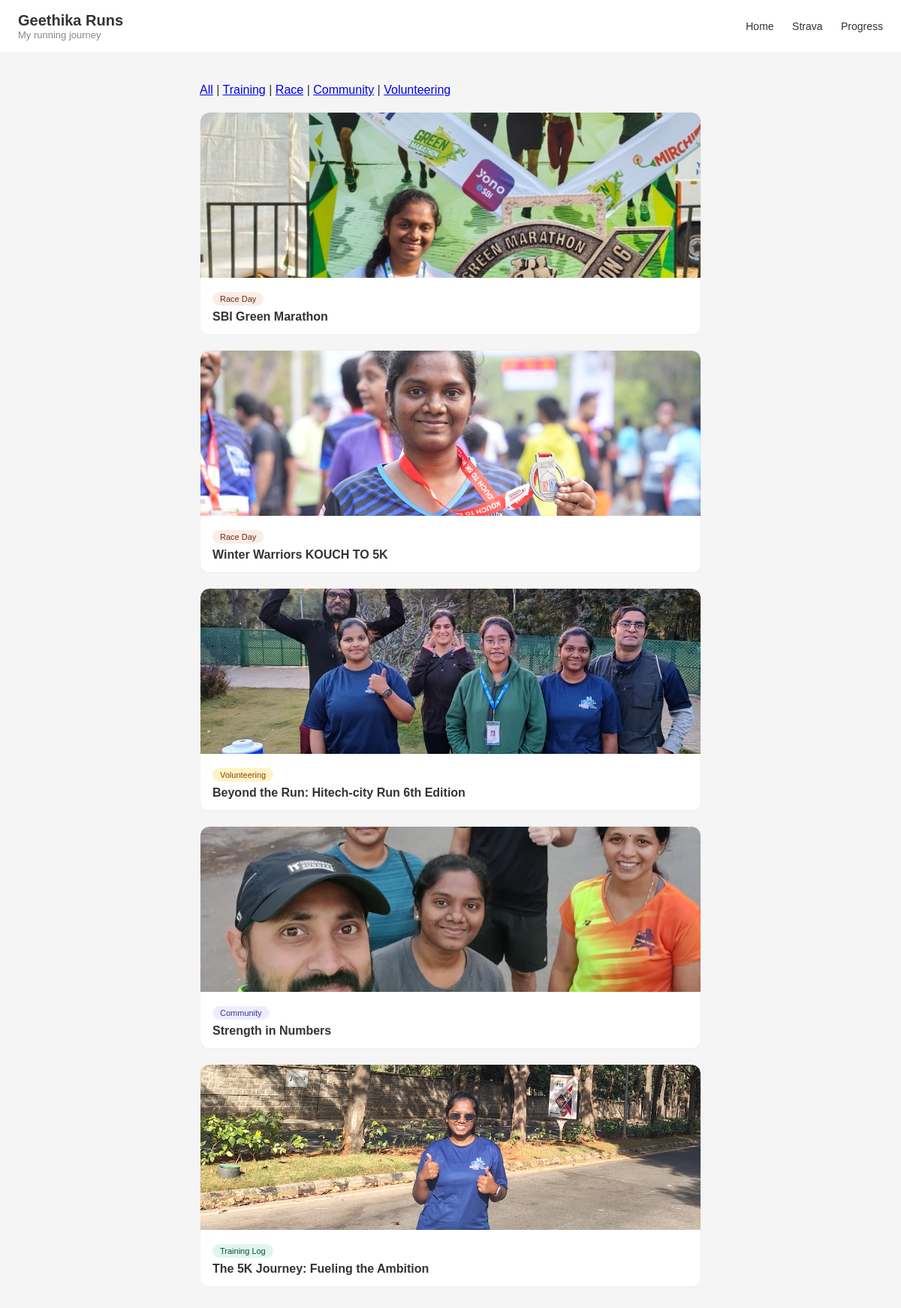
The page / on the database its author committed.
### posts/models.py (models this page shows, shortened)
class Post(models.Model):
    CATEGORY_CHOICES = [
        ('training', 'Training Log'),
        ('race', 'Race Day'),
        ('community', 'Community'),
        ('volunteering', 'Volunteering'),
    ]
    title = models.CharField(max_length=200)
    story = models.TextField()
    distance = models.FloatField()
    photo = models.ImageField(upload_to='photos/', blank=True, null=True)
    date = models.DateField()
    category = models.CharField(max_length=20, choices=CATEGORY_CHOICES, default='training')
    bib_number = models.CharField(max_length=20, blank=True, null=True)
    finish_time = models.CharField(max_length=20, blank=True, null=True)
    volunteer_event = models.CharField(max_length=200, blank=True, null=True)
    volunteer_role = models.CharField(max_length=100, blank=True, null=True)

### posts/views.py (the view)
# urls.py: path('', views.home, name='home'),
def home(request):
    category = request.GET.get('category')
    if category:
        posts = Post.objects.filter(category=category).order_by('-date')
    else:
        posts = Post.objects.all().order_by('-date')
    return render(request, 'posts/home.html', {
        'posts': posts,
        'category': category
    })

### posts/templates/posts/home.html
{% extends 'posts/base.html' %}
{% block content %}
<div style="margin-bottom: 20px;">
    <a href="/">All</a> |
    <a href="/?category=training">Training</a> |
    <a href="/?category=race">Race</a> |
    <a href="/?category=community">Community</a> |
    <a href="/?category=volunteering">Volunteering</a>
</div>
{% for post in posts %}
<div class="post-card" style="padding:0; overflow:hidden;">
    <a href="{% url 'post_detail' post.pk %}" style="text-decoration:none; color:#333;">
        {% if post.photo %}
            <img src="{{ post.photo.url }}"
                 alt="{{ post.title }}"
                 class="{% if post.category == 'training' or post.category == 'race' %}img-top{% else %}img-center{% endif %}">
        {% else %}
            <div class="no-image">No photo</div>
        {% endif %}
        <div style="padding:14px 16px;">
            <span class="badge badge-{{ post.category }}">
                {{ post.get_category_display }}
            </span>
            <h2 style="font-size:16px; margin-top:6px;">
                {{ post.title }}
            </h2>
        </div>
    </a>
</div>
{% endfor %}
{% endblock %}

### posts/templates/posts/base.html (shortened to what this page needs)
<!DOCTYPE html>
<html>
<head>
</head>
<body>
    <div class="navbar">
        <div>
            <h1>Geethika Runs</h1>
            <p>My running journey</p>
        </div>
        <div class="nav-links">
            <a href="{% url 'home' %}">Home</a>
            <a href="{% url 'strava_runs' %}">Strava</a>
            <a href="{% url 'progress' %}">Progress</a>
        </div>
    </div>
    <div class="container">
        {% block content %}
        {% endblock %}
    </div>
</body>
</html>

### posts/templates/posts/base.html (style rules this page uses)
* { margin: 0; padding: 0; box-sizing: border-box; }
body { font-family: sans-serif; background: #f5f5f5; color: #333; }
.navbar { background: white; padding: 16px 24px; border-bottom: 1px solid #eee; display: flex; justify-content: space-between; align-items: center; }
.navbar h1 { font-size: 20px; font-weight: 600; }
.navbar p { font-size: 13px; color: #888; }
.nav-links a { font-size: 14px; text-decoration: none; color: #333; margin-left: 20px; }
.container { max-width: 700px; margin: 40px auto; padding: 0 16px; }
.post-card { background: white; border: 1px solid #eee; border-radius: 12px; margin-bottom: 20px; overflow: hidden; transition: transform 0.2s ease, box-shadow 0.2s ease; }
.badge { display: inline-block; font-size: 11px; padding: 3px 10px; border-radius: 20px; font-weight: 500; }
.badge-training { background: #E1F5EE; color: #085041; }
.badge-race { background: #FAECE7; color: #712B13; }
.badge-community { background: #EEEDFE; color: #3C3489; }
.badge-volunteering { background: #FEF3C7; color: #92400E; }
.img-top { width: 100%; height: 220px; object-fit: cover; object-position: 50% 15%; border-radius: 12px 12px 0 0; }
.img-center { width: 100%; height: 220px; object-fit: cover; object-position: 50% 50%; border-radius: 12px 12px 0 0; }

### rows shown on the page
Post: photo (picture), category "Race Day", title "SBI Green Marathon"
Post: photo (picture), category "Race Day", title "Winter Warriors KOUCH TO 5K"
Post: photo (picture), category "Volunteering", title "Beyond the Run: Hitech-city Run 6th Edition"
Post: photo (picture), category "Community", title "Strength in Numbers"
Post: photo (picture), category "Training Log", title "The 5K Journey: Fueling the Ambition"
